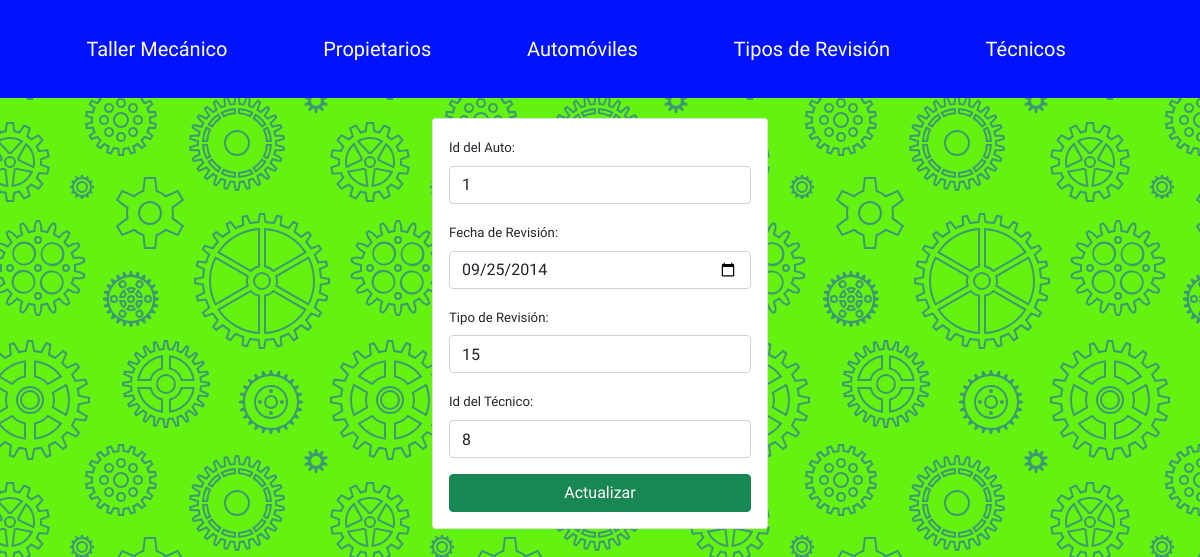
Screenshot of /edit.php?id_Edit_Index=1 with the database file from the repository.
### tables this page shows
CREATE TABLE IF NOT EXISTS `mantenimiento` (
  `IdMantenimiento` int(11) NOT NULL AUTO_INCREMENT,
  `IdAuto` int(11) NOT NULL,
  `Fecha_Revision` date NOT NULL,
  `IdTipo_Revision` int(11) NOT NULL,
  `IdTecnico` int(11) NOT NULL,
  PRIMARY KEY (`IdMantenimiento`),
  KEY `FK_mantenimiento_auto_ID_idx` (`IdAuto`),
  KEY `FK_mantenimiento_tipoRevision_ID_idx` (`IdTipo_Revision`),
  KEY `FK_mantenimiento_tecnico_ID_idx` (`IdTecnico`)
);

### edit.php (the view, shortened to what this page needs)
<?php if(isset($_GET['id_Edit_Index'])){?>
<?php include("db.php");
    if(isset($_GET['id_Edit_Index'])){
        $id = $_GET['id_Edit_Index'];
        $query = "SELECT * FROM mantenimiento WHERE IdMantenimiento = $id";
        $result = mysqli_query($conn,$query);
        if(mysqli_num_rows($result) == 1){
            $row = mysqli_fetch_array($result);
            $IdAuto= $row['IdAuto'];
            $FechaRevision = $row['Fecha_Revision'];
            $IdTipo_Revision = $row['IdTipo_Revision'];
            $IdTecnico = $row['IdTecnico'];
        }
    }
?>
<?php include("Includes/header.php")?>
<div class="formulario">
<div class="container">
    <div class="row">
        <div class="col-md-4 mx-auto">
            <div class="card card-body">
                <form action="edit.php?id_Edit_Index=<?php echo $_GET['id_Edit_Index'];?>" method = "POST">
                    <div class="form-group">
                        <label>Id del Auto:</label>
                        <input type="number" name= "IdAuto_ActuIndex" value = "<?php echo $IdAuto?>" class = "form-control" placeholder = "Actualice el Id del Auto" min = "0">
                    </div>
                    <div class="form-group">
                        <label>Fecha de Revisi&oacute;n:</label>
                        <input type = "date" name="FechaRevision_Actu" value = "<?php echo $FechaRevision?>" class= "form-control" placeholder = "Actualice la Fecha de Revisi&oacute;n">
                    </div>
                    <div class="form-group">
                        <label>Tipo de Revisi&oacute;n:</label>
                        <input type = "number" name="IdTipoRevision_Actu" value = "<?php echo $IdTipo_Revision?>" class= "form-control" placeholder = "Actualice el Id del Tipo de Revisi&oacute;n" min = "1" max = "15">
                    </div>
                    <div class="form-group">
                        <label>Id del T&eacute;cnico:</label>
                        <input type = "number" name="IdTecnico_Actu" value = "<?php echo $IdTecnico?>" class= "form-control" placeholder = "Actualice el Id del T&eacute;cnico" min = "1" max = "8">
                    </div>
                    <button class ="btn btn-success btn-block" name = "Actualizar_Index">
                    Actualizar
                    </button>
                </form>
            </div>
        </div>
    </div>
</div>
</div>
<?php include("Includes/footer.php")?>
<?php }?>

### estilos.css (style rules this page uses)
* { margin: 0; box-sizing: border-box; padding: 0; }
body { background:#ffffff ; background-color: #64f211; font-family: 'Andada Pro', serif; }
.container { width: 90%; margin: auto; }
.formulario { margin-top: 20px; justify-content: space-between; }

### rows the page displays
mantenimiento: IdAuto_ActuIndex "1", FechaRevision_Actu "09/25/2014", IdTipoRevision_Actu "15", IdTecnico_Actu "8"
